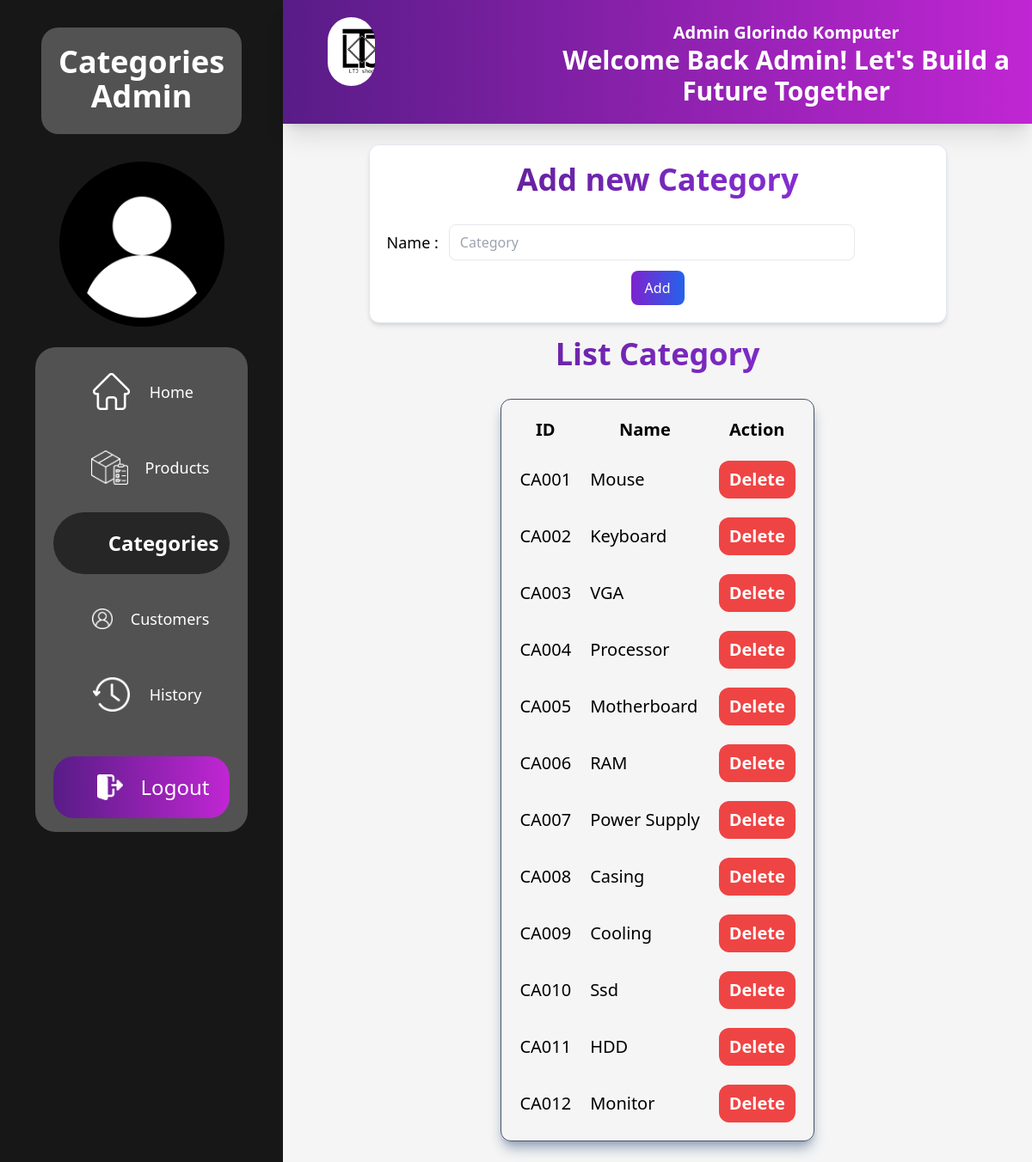
Before: /categoriesAdmin.php (signed in) with the older database file.
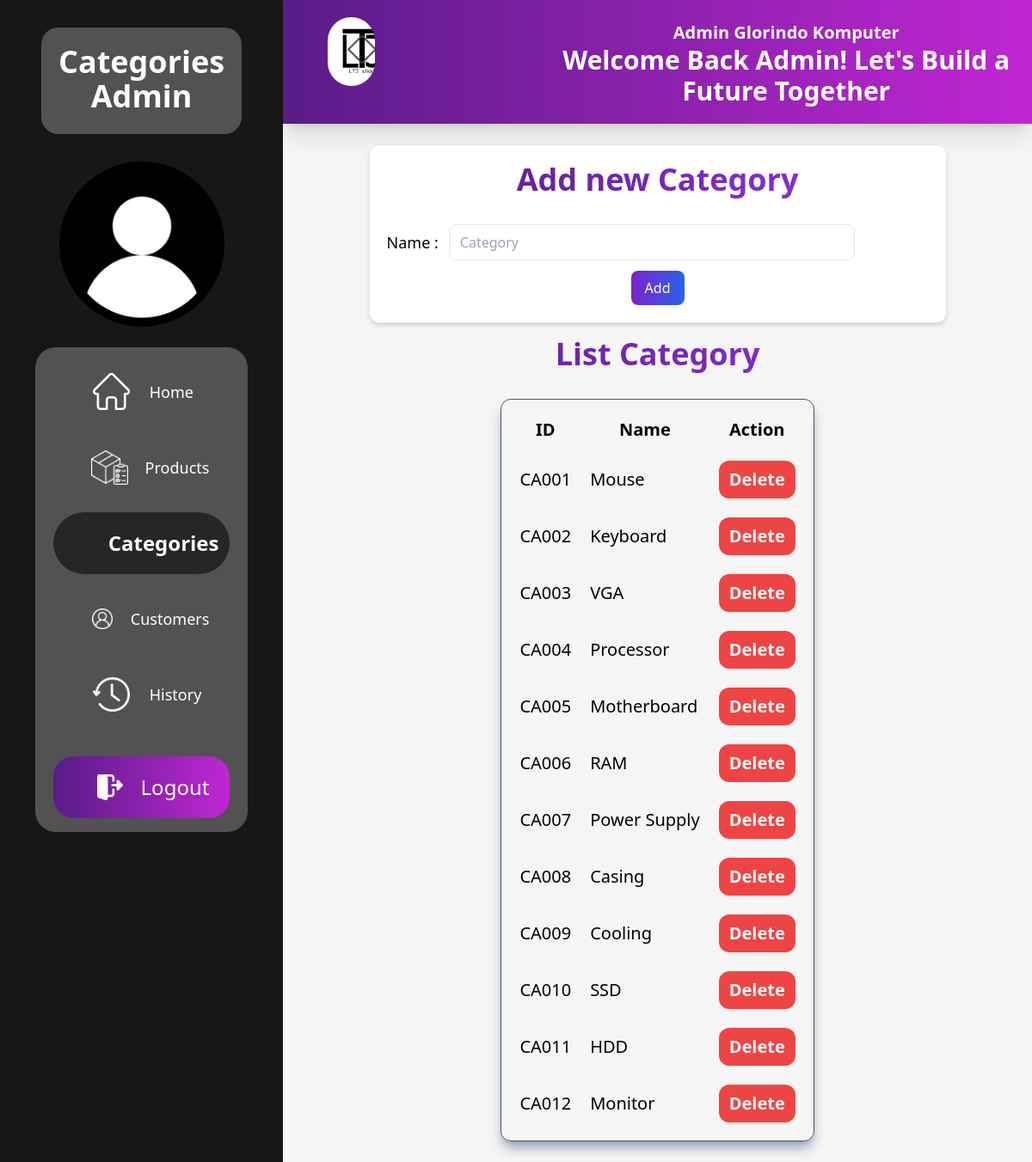
After: the same page with the newer database file.
### tables this page shows
CREATE TABLE `categories` (
  `id_cate` varchar(200) NOT NULL,
  `nama` varchar(200) DEFAULT NULL,
  PRIMARY KEY (`id_cate`)
);

### categoriesAdmin.php (the view, shortened to what this page needs)
<?php
    require_once('connection.php');
    $queryCategory = mysqli_query($conn, "SELECT * from categories");
?>
<!DOCTYPE html>
<html lang="en">
<head>
    <script src="https://cdn.tailwindcss.com"></script>
</head>
<body>
    <form action="" method="POST">
        <div class="flex h-screen">
        <div class="flex-auto w-1/3 bg-neutral-900 flex flex-col text-center">
                <div class="text-4xl px-5 pt-5 pb-6 mb-8 bg-neutral-600 mt-8 mx-12 rounded-[20px] font-semibold text-white">Categories Admin</div>
                <div class="w-48 h-48 rounded-full mx-auto bg-white bg-center" style="background-image: url('assets/userdrrichardlee.png'); background-size: 101%;"></div>
                <div class="bg-neutral-600 w-9/12 h-auto mx-auto rounded-3xl mt-6">
                    <button class="flex flex-row px-6 py-3 w-5/6 mx-auto text-lg my-4 rounded-full text-white hover:bg-neutral-900 hover:text-white" formaction="homeAdmin.php">
                        <div class="w-12 h-12 ml-5 bg-center bg-no-repeat" style="background-image: url('assets/home.png'); background-size: 90%;"></div>
                        <div class="my-auto ml-5">Home</div>
                    </button>
                    <button class="flex flex-row px-6 py-3 w-5/6 mx-auto text-lg my-4 rounded-full text-white hover:bg-neutral-900 hover:text-white" formaction="productsAdmin.php">
                        <div class="w-12 h-12 ml-5 bg-center bg-no-repeat" style="background-image: url('assets/productputih.png'); background-size: 100%;"></div>
                        <div class=" my-auto ml-5">Products</div>
                    </button>
                    <button class="flex flex-row px-6 py-3 w-5/6 mx-auto text-2xl bg-neutral-800 text-white rounded-full hover:bg-neutral-900 focus:ring-4 active:ring-green-200 focus:outline-none my-4" formaction="#">
                        <div class=" my-auto ml-5 font-bold">Categories</div>
                    </button>
                    <button class="flex flex-row px-6 py-3 w-5/6 mx-auto text-lg my-4 rounded-full text-white hover:bg-neutral-900 hover:text-white" formaction="customerAdmin.php">
                        <div class="w-12 h-12 ml-5 bg-center bg-no-repeat" style="background-image: url('assets/userputih.png'); background-size: 90%;"></div>
                        <div class=" my-auto ml-5">Customers</div>
                    </button>
                    <button class="flex flex-row px-6 py-3 w-5/6 mx-auto text-lg my-4 rounded-full text-white hover:bg-neutral-900 hover:text-white" formaction="historyAdmin.php">
                        <div class="w-12 h-12 ml-5 bg-center bg-no-repeat" style="background-image: url('assets/history.png'); background-size: 90%;"></div>
                        <div class=" my-auto ml-5">History</div>
                    </button>
                    <button class="flex flex-row px-6 py-3 w-5/6 mx-auto text-lg mt-9 mb-4 rounded-3xl text-white bg-gradient-to-r from-purple-900 to-fuchsia-600 hover:bg-gradient-to-r hover:from-purple-700 hover:to-fuchsia-400 group" name="btnLogout">
                        <div class="w-12 h-12 ml-6 bg-center bg-no-repeat group-hover:scale-110" style="background-image: url('assets/logout.png'); background-size: 80%;"></div>
                        <div class=" my-auto ml-4 text-2xl group-hover:font-bold">Logout</div>
                    </button>
                </div>
            </div>
            <div class="flex-auto flex flex-col w-full bg-neutral-100">
                <div class="flex bg-gradient-to-r from-purple-900 to-fuchsia-600 p-5 mb-5 shadow-xl">
                    <div class="w-20 h-20 ml-8 mr-2 rounded-full bg-slate-700 text-white text-center bg-[url('assets/Logo.jpg')] bg-cover"></div>
                    <div class="pt-1 pl-7 ml-44 block text-center text-white">
                        <div class="text-xl my-auto font-bold">Admin Glorindo Komputer</div>
                        <div class="text-3xl my-auto font-bold">Welcome Back Admin! Let's Build a Future Together</div>
                    </div>
                </div>
                <div class="overflow-y-auto h-screen -mt-5">
                    <div class="mt-6 max-w-2xl border border-slate-200 rounded-xl mx-auto shadow-md p-5 bg-white">
                        <div class="text-center font-bold text-4xl mb-4 h-14 bg-gradient-to-r from-purple-900 to-purple-600 bg-clip-text text-transparent">Add new Category</div>
                        <div class="flex">
                            <span class="my-auto mr-3 text-lg">Name : </span>
                            <input type="text" name="nameCate" class="px-3 py-2 border w-3/4 rounded-lg focus:ring-4 focus:ring-purple-500 focus:outline-none" placeholder="Category">
                        </div>
                        <div class="flex mt-3">
                            <button type="submit" name="btnAdd_Category" class="py-2 px-4 mx-auto rounded-lg text-white font-medium bg-gradient-to-r from-purple-700 to-blue-600 hover:bg-gradient-to-r hover:from-purple-900 hover:to-blue-800">Add</button>
                        </div>
                    </div>
                    <div class="text-center font-bold text-4xl my-4 h-14 bg-gradient-to-r from-purple-900 to-purple-600 bg-clip-text text-transparent">List Category</div>
                    <div class="grid place-content-center">
                        <table class="table-auto border-separate border-spacing-5 border border-slate-600 text-xl shadow-lg shadow-slate-400 rounded-xl mb-6">
                            <tr>
                                <th class="">ID</th>
                                <th class="">Name</th>
                                <th class="">Action</th>
                            </tr>
                            <?php
                                if($queryCategory->num_rows == 0){
                            ?>
                                <tr>
                                    <td colspan="3" class="text-center">Category is Empty</td>
                                </tr>
                            <?php
                                }else{
                                    while($row = mysqli_fetch_row($queryCategory)){
                            ?>
                                <tr>
                                    <td class=""><?= $row[0]?></td>
                                    <td class=""><?=$row[1]?></td>
                                    <td class="">
                                        <button class="px-3 py-2 rounded-xl text-white font-semibold bg-red-500 hover:bg-red-600" type="submit" name="btnDelete_Category" value="<?= $row[0]?>">Delete</button>
                                    </td>
                                </tr>
                            <?php
                                    }
                                }
                            ?>
                        </table>
                    </div>
                </div>
            </div>
        </div>
    </form>
</body>
</html>

Changed rows visible on the page:
changed categories "CA010": nama "Ssd" → "SSD"
